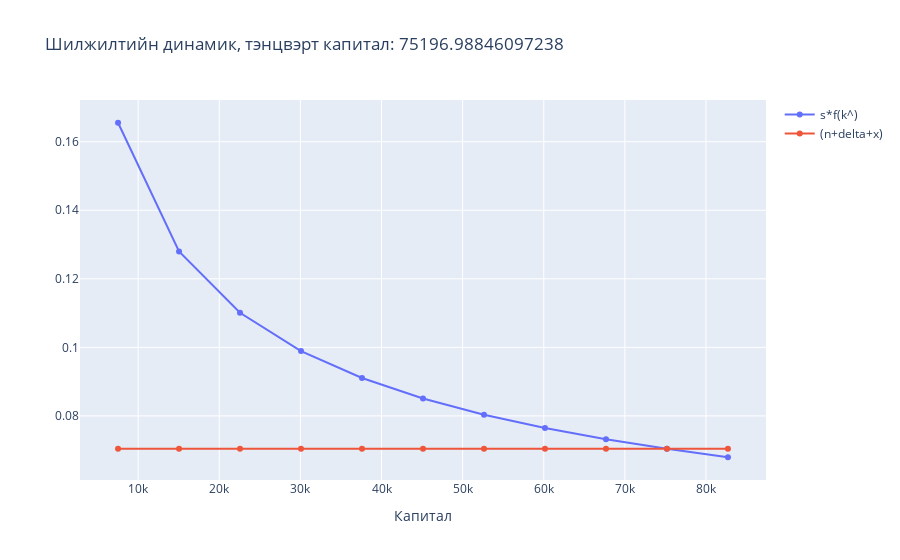

The notebook cell saved with this chart:
### Code cell
dynamics()

### Figure 1 — Plotly figure (JSON) as saved in the notebook; plotly's stock layout.template omitted (floating-point values rounded to 4 significant figures)
{"data": [{"mode": "lines+markers", "name": "s*f(k^)", "type": "scatter", "x": [7519, 15038, 22557, 30076, 37595, 45114, 52633, 60152, 67671, 75190, 82709], "y": [0.1655, 0.128, 0.1101, 0.09892, 0.09106, 0.0851, 0.08036, 0.07647, 0.0732, 0.07039, 0.06794]}, {"mode": "lines+markers", "name": "(n+delta+x)", "type": "scatter", "x": [7519, 15038, 22557, 30076, 37595, 45114, 52633, 60152, 67671, 75190, 82709], "y": [0.07039, 0.07039, 0.07039, 0.07039, 0.07039, 0.07039, 0.07039, 0.07039, 0.07039, 0.07039, 0.07039]}], "layout": {"title": {"text": "Шилжилтийн динамик, тэнцвэрт капитал: 75196.98846097238"}, "xaxis": {"title": {"text": "Капитал"}}, "yaxis": {"title": {"text": " "}}}}
